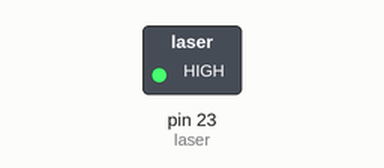
Recording of a sketch running on a simulated Arduino Mega 2560, built with avr-gcc and run on an emulated ATmega2560. Parts: switched loads named in the sketch (green lamp = pin HIGH).

Above: at 0.1 s.
Timing chart, 0 to 1.6 s (numbered marks = the images above):
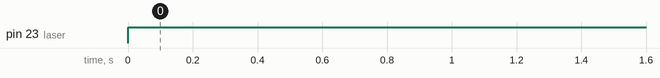

The sketch:

laserAAN1211.ino
```cpp
int laser = 23;

void setup() {
  // put your setup code here, to run once:
pinMode(laser, OUTPUT);
}

void loop() {
  // put your main code here, to run repeatedly:
digitalWrite(laser, HIGH);
}
```

Measured:
- by itself, pin 23 (laser): LOW → HIGH at 0.00 s
